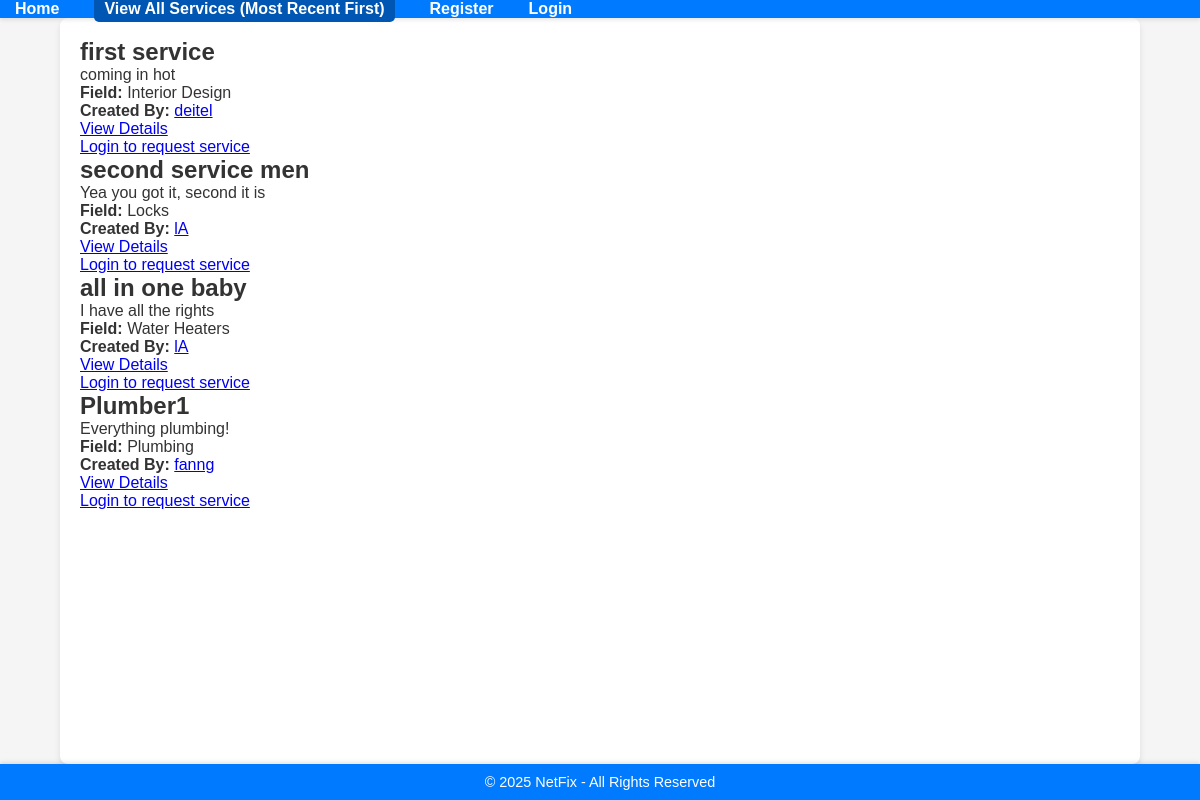
Page /services/ on the committed database.
### services/models.py (models this page shows, shortened)
class Service(models.Model):
    FIELD_CHOICES = (
        ('Air Conditioner', 'Air Conditioner'),
        ('Carpentry', 'Carpentry'),
        ('Electricity', 'Electricity'),
        ('Gardening', 'Gardening'),
        ('Home Machines', 'Home Machines'),
        ('Housekeeping', 'Housekeeping'),
        ('Interior Design', 'Interior Design'),
        ('Locks', 'Locks'),
        ('Painting', 'Painting'),
        ('Plumbing', 'Plumbing'),
        ('Water Heaters', 'Water Heaters'),
    )
    company = models.ForeignKey(Company, on_delete=models.CASCADE)
    name = models.CharField(max_length=40)
    description = models.TextField()
    price_hour = models.DecimalField(decimal_places=2, max_digits=5, validators=[MinValueValidator(0.00)])
    rating = models.IntegerField(validators=[MinValueValidator(0), MaxValueValidator(5)], default=0)
    field = models.CharField(max_length=30, choices=FIELD_CHOICES)
    date_created = models.DateTimeField(auto_now_add=True)

### users/models.py (models this page shows, shortened)
class Company(models.Model):
    FIELD_CHOICES = (
        ('Air Conditioner', 'Air Conditioner'),
        ('All in One', 'All in One'),
        ('Carpentry', 'Carpentry'),
        ('Electricity', 'Electricity'),
        ('Gardening', 'Gardening'),
        ('Home Machines', 'Home Machines'),
        ('Housekeeping', 'Housekeeping'),
        ('Interior Design', 'Interior Design'),
        ('Locks', 'Locks'),
        ('Painting', 'Painting'),
        ('Plumbing', 'Plumbing'),
        ('Water Heaters', 'Water Heaters'),
    )
    user = models.OneToOneField(User, on_delete=models.CASCADE, primary_key=True)
    name = models.CharField(max_length=100, default='unknown')
    field = models.CharField(max_length=70, choices=FIELD_CHOICES, blank=False, null=False)
    rating = models.IntegerField(validators=[MaxValueValidator(5), MinValueValidator(0)], default=0)
    profile_image = models.ImageField(upload_to='company_images/', blank=True, null=True)

class User(AbstractUser):
    is_company = models.BooleanField(default=False)
    is_customer = models.BooleanField(default=False)
    email = models.EmailField(unique=True)  # Ensure email is unique and correctly set up

### services/views.py (the view)
# urls.py: path('', v.service_list, name='service_list'),
def service_list(request):
    services = Service.objects.all().order_by('-date_created')
    print(f"Number of services: {services.count()}")
    fields = Service.objects.values_list('field', flat=True).distinct()
    return render(request, 'services/service_list.html', {
        'services': services,
        'fields': fields,
    })

### services/templates/services/service_list.html
{% extends 'main/base.html' %}
{% load static %}
{% block content %}
<link rel="stylesheet" type="text/css" href="{% static 'services/css/serviceslist.css' %}">
    {% for service in services %}
        <div class="service-item">
            <h2>{{ service.name }}</h2>
            <p>{{ service.description|truncatewords:20 }}</p>
            <p><strong>Field:</strong> {{ service.field }}</p>
            <p><strong>Created By:</strong>
                <a href="{% url 'users:company_profile' username=service.company.user.username %}">
                    {{ service.company.user.username }}
                </a>
            </p>
            <a href="{% url 'services:service_detail' service.id %}">View Details</a>
            {% if user.is_authenticated and user.is_customer %}
                <a href="{% url 'services:request_service' service.id %}">Request Service</a>
            {% else %}
                <p><a href="{% url 'users:login_user' %}">Login to request service</a></p>
            {% endif %}
        </div>
    {% empty %}
        <p>No services available.</p>
    {% endfor %}
</div>
{% endblock %}

### static/home/base.css (style rules this page uses)
* { margin: 0; padding: 0; box-sizing: border-box; }
body { font-family: Arial, sans-serif; display: flex; flex-direction: column; min-height: 100vh; background-color: #f9f9f9; color: #333; }

### static/home/navbar.css (style rules this page uses)
body { margin: 0; font-family: Arial, sans-serif; background-color: #f5f5f5; }

### rows in the picture
Service: name "first service", description "coming in hot", field "Interior Design", company.user.username "deitel"
Service: name "second service men", description "Yea you got it, second it is", field "Locks", company.user.username "lA"
Service: name "all in one baby", description "I have all the rights", field "Water Heaters", company.user.username "lA"
Service: name "Plumber1", description "Everything plumbing!", field "Plumbing", company.user.username "fanng"
